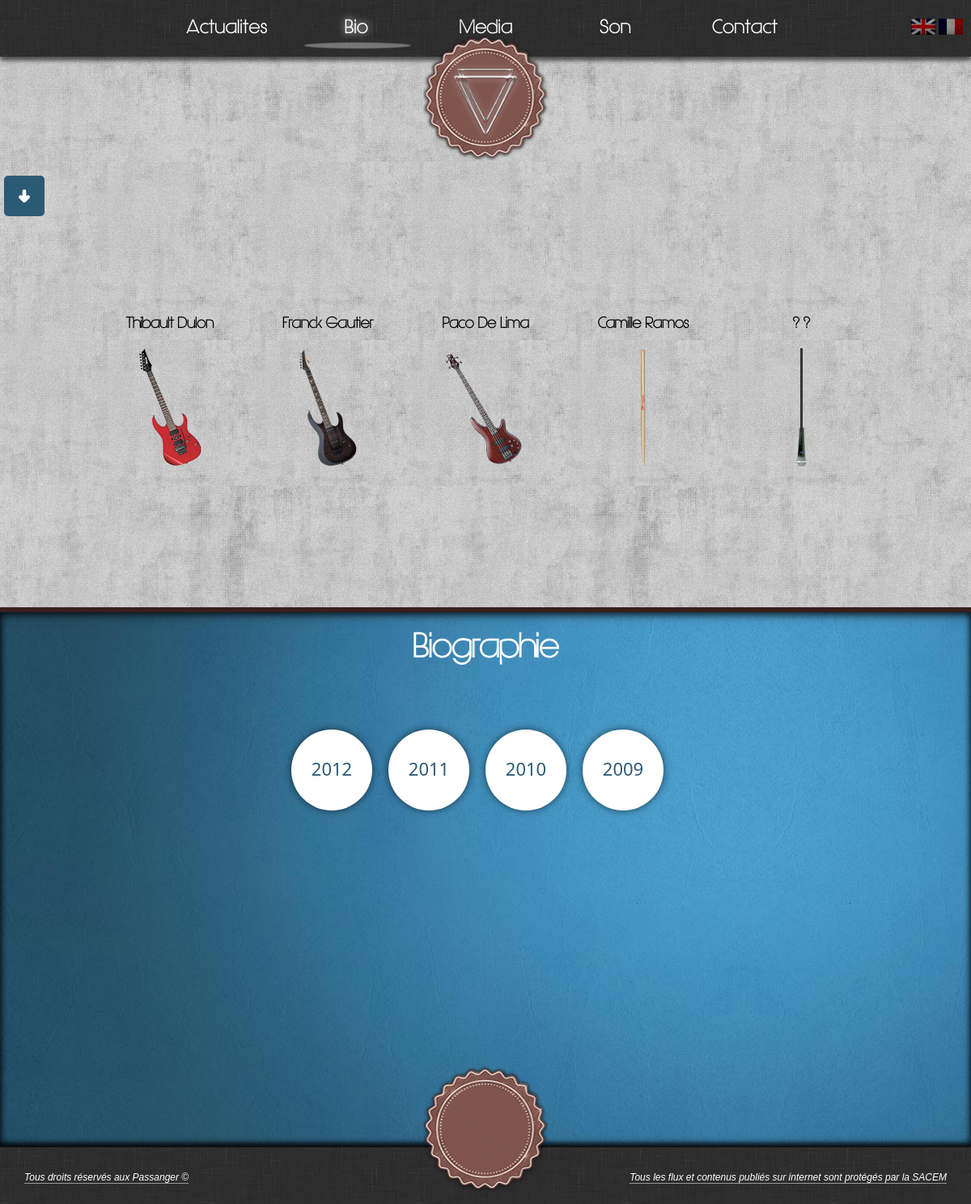
Page /fr-bio on the earlier database version.
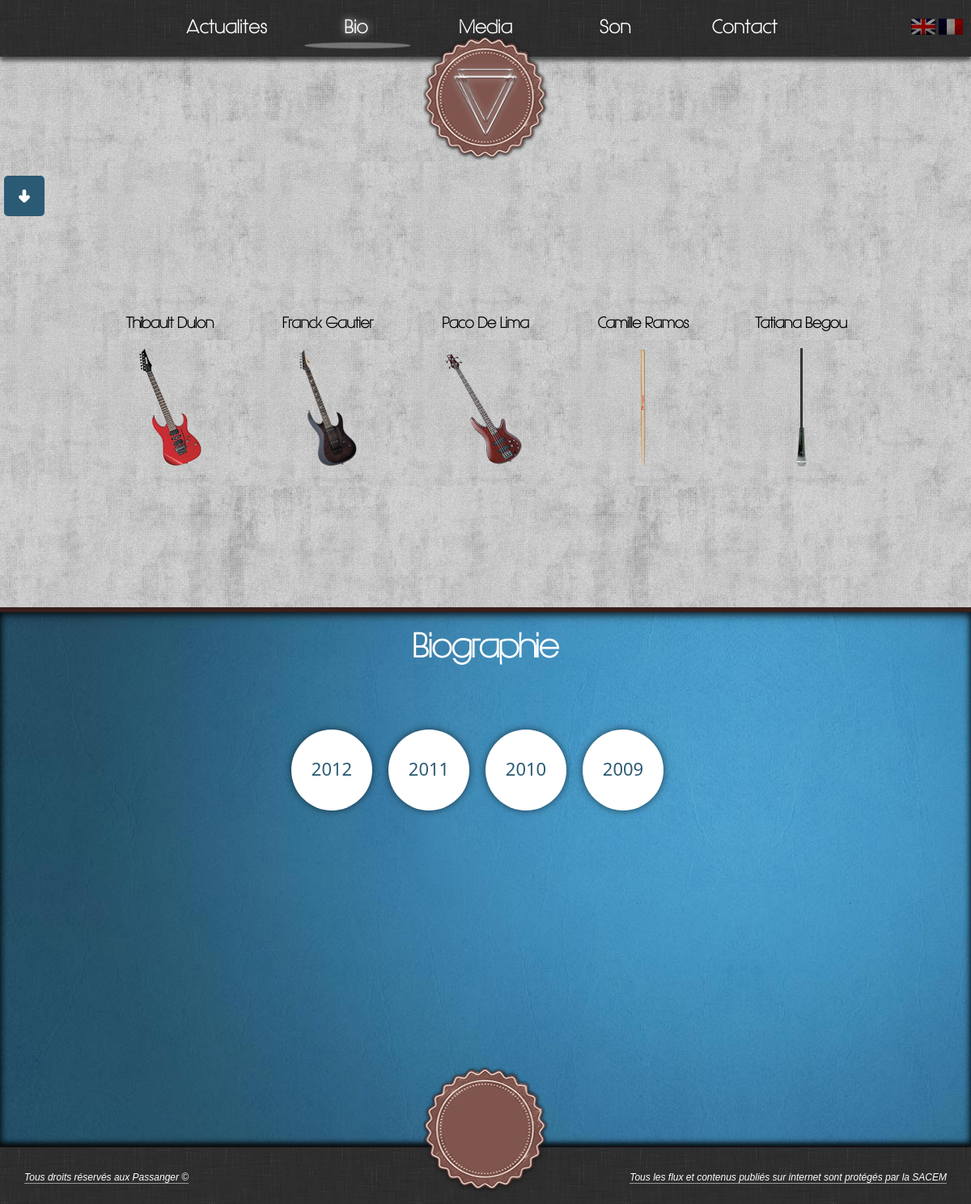
Same page on the later database version.
### tables this page shows
CREATE TABLE IF NOT EXISTS `links` (
  `idLinks` smallint(5) unsigned NOT NULL AUTO_INCREMENT,
  `text` varchar(200) NOT NULL,
  `href` mediumtext NOT NULL,
  `lang` varchar(2) NOT NULL,
  PRIMARY KEY (`idLinks`)
);

CREATE TABLE IF NOT EXISTS `members` (
  `idMembers` smallint(5) unsigned NOT NULL AUTO_INCREMENT,
  `nom_table` varchar(255) NOT NULL,
  `name` varchar(100) NOT NULL,
  `firstname` varchar(100) NOT NULL,
  `surname` varchar(250) NOT NULL,
  `picture` text NOT NULL,
  `birthday` varchar(80) NOT NULL,
  `instrument` varchar(80) NOT NULL,
  `influences` text NOT NULL,
  `short_desc` text NOT NULL,
  `lang` varchar(2) NOT NULL,
  PRIMARY KEY (`idMembers`)
);

CREATE TABLE IF NOT EXISTS `bio` (
  `idPeriod` smallint(5) NOT NULL AUTO_INCREMENT,
  `year` int(4) NOT NULL,
  `description` text NOT NULL,
  `lang` varchar(2) NOT NULL DEFAULT 'fr',
  PRIMARY KEY (`idPeriod`)
);

### class/Session.php (called while the page is built, shortened)
<?php
class Session{
    public function __construct($sessionName = 'anonyme',$cookieParams = array(), $timeout = 3600){
        $this->sessionName = (string) $sessionName;
        $this->cookieParams = array_merge(
			session_get_cookie_params(),
			$cookieParams
        );
    }
    public function write($key, $value){
        return $this;
    }
    public function read($key, $default = NULL){
        return (isset($_SESSION[$key]))? $_SESSION[$key] : $default;
    }
}

### bootstrap.php (called while the page is built, shortened)
<?php
    require_once 'class/Session.php';
    $session = new Session();

### class/Links.php (called while the page is built)
<?php
class Links{
    private $pdo = null;
    private $lang = null;
    public function __construct($pdo, $lang){
        $this->pdo = $pdo;
        $this->lang = $lang;
    }
    public function getAllLinks(){
        $request = "SELECT idLinks, text, href
			FROM links
			WHERE lang='".$this->lang."'";
		$links_array = array();
        try{
            $result = $this->pdo->query($request);
            while($ligne = $result->fetch(PDO::FETCH_ASSOC)){
                    $links_array[$ligne['idLinks']] = $ligne;
            }
            return $links_array;
        }catch(PDOException $e){
            print $e->getMessage();
        }
        return array();
    }
}

### class/Members.php (called while the page is built, shortened)
<?php
class Members{
    private $pdo = null;
    private $lang = null;
    public function __construct($pdo, $lang){
        $this->pdo = $pdo;
        $this->lang = $lang;
    }
    public function getAllMembers(){
        $request = "SELECT *
			FROM members
			WHERE lang='".$this->lang."'";
        $members_array = array();
        try{
            $result = $this->pdo->query($request);
            while($ligne = $result->fetch(PDO::FETCH_ASSOC)){
                    $members_array[$ligne['idMembers']] = $ligne;
            }
            return $members_array;
        }catch(PDOException $e){
            print $e->getMessage();
        }
        return array();
    }
}

### class/Bio.php (called while the page is built, shortened)
<?php
class Bio{
    private $pdo = null;
    private $lang = null;
    public function __construct($pdo, $lang){
        $this->pdo = $pdo;
        $this->lang = $lang;
    }
    public function getAllBio(){
        $request = "SELECT idPeriod, year, description , lang
			FROM bio
			WHERE lang='".$this->lang."'
			ORDER BY year DESC";
        $bio_array = array();
        try {
            $result = $this->pdo->query($request);
            while($ligne = $result->fetch(PDO::FETCH_ASSOC)){
				$bio_array[$ligne['idPeriod']] = $ligne;
            }
            return $bio_array;
        } catch(PDOException $e) {
            print $e->getMessage();
        }
        return array();
    }
}

### bio.php (the view, shortened to what this page needs)
<?php
require_once 'class/Members.php';
require_once 'class/Bio.php';
$members = new Members($pdo, $session->read('langue'));
$bio = new Bio($pdo, $session->read('langue'));
$membersInformation = $members->getAllMembers();
$bioInformation = $bio->getAllBio();
?>
<div id="conteneur">
    <div id="switch_bio">
	<div id="switch" class="bottom">
	</div>
    </div>
    <div id="members_container">
	<?php
	$cpt = 0;
	foreach ($membersInformation as $this_member) {
	    ?>
    	<div id="<?php echo $this_member['name'] . '_' . $this_member['idMembers']; ?>" class="member_container">
    	    <div class="haut_member">
    		<h2 class="name_member">
			<?php
			echo $this_member['firstname'] . ' ' . $this_member['name'];
			?>
    		</h2>
    	    </div>
    	    <div class="bas_member">
    		<div class="anim-guitare-<?php echo $cpt; ?>">
			<?php
			if ($cpt == 0) {
			    ?>
			    <img style="margin-top: 10px;" src="public/media/image/rg1570.png" alt="guitare ibanez rg 1570 de thibault" />
			    <?php
			} else if ($cpt == 1) {
			    ?>
			    <img style="margin-top: 10px;" src="public/media/image/lag.png" alt="guitare lag de franck" />
			    <?php
			} else if ($cpt == 2) {
			    ?>
			    <img style="margin-top: 10px;" src="public/media/image/sr.png" alt="bass ibanez de paco" />
			    <?php
			} else if ($cpt == 3) {
			    ?>
			    <img style="margin-top: 10px;" src="public/media/image/baguette.png" alt="baguettes de batterie de camille" />
			    <?php
			} else if ($cpt == 4) {
			    ?>
			    <img style="margin-top: 10px;" src="public/media/image/micro.png" alt="micro shure de Tatiana" />
			    <?php
			}
			?>
    		</div>
    	    </div>
    	    <div class="member_desc">
    	    </div>
    	</div>
	    <?php
	    $cpt++;
	}
	?>
    </div>
</div>
<div id="bio_gen">
    <h1 class="big_title">
	Biographie
    </h1>
    <div class="bubble_container">
	<?php
	foreach ($bioInformation as $thisBio) {
	    ?>
    	<div class="bubble_period" year="<?php echo $thisBio['year'] ?>">
		<?php
		echo $thisBio["year"];
		?>
    	</div>
	    <?php
	}
	?>
    </div>
</div>

### index.php (shortened to what this page needs)
<?php
	require_once 'bootstrap.php';
	require_once 'class/Header.php';
?>
<!DOCTYPE HTML>
<html>
    <head>
        <?php
            include("page/meta.phtml");
        ?>
    </head>
    <body>
	<div id="global">
	    <div id="corps">
		<?php
		    include("page/header.phtml");
		    include($page.".php");
		?>
	    </div>
	    <?php
		include("page/footer.phtml");
	    ?>
	</div>
    </body>
</html>

### page/meta.phtml (shortened to what this page needs)
<link rel="stylesheet" href="public/css/style.css" media="screen" type="text/css">
<link rel="stylesheet" href="public/css/animation.css" media="screen" type="text/css">
<link rel="stylesheet" type="text/css" href="public/css/common.css" />
<link rel="stylesheet" type="text/css" href="public/css/style_social.css" />
<link rel="stylesheet" type="text/css" href="public/css/style_slider.css" />
<link rel="stylesheet" type="text/css" href="public/css/elastislide.css" />
<link rel="stylesheet" type="text/css" href="public/css/responsiv.css" />

### page/header.phtml
<?php
	require_once 'class/Links.php';
	$links = new Links($pdo,$session->read('langue'));
	$linksInformation = $links->getAllLinks();
    $tag_langue = isset($_SESSION['langue'])?$_SESSION['langue']:'fr';
	$actual_url = ($_SERVER['REQUEST_URI'] == '/'?'/'.$tag_langue.'-home':$_SERVER['REQUEST_URI']);
?>
<header>
<div id="header_block">
	<div id="language">
		<a href="set_language.php?lang=en" title="English Version">
			<img src="public/media/image/flag_en.png" alt="Traduire en anglais"/>
		</a>
		<a href="set_language.php?lang=fr" title="Version Française">
			<img src="public/media/image/flag_fr.png" alt="Traduire en français"/>
		</a>
	</div>
	<div id="header">
		<ul>
		<?php
			foreach($linksInformation as $this_link_information){
				$id_css_array = explode('.',$this_link_information['href']);
				$id_css = reset($id_css_array);
				$url_tab = '/'.$tag_langue.'-'.$this_link_information['href'];
				if($this_link_information['href'] != 'home'){
					echo '
		<li '.(($actual_url == $url_tab)?'class="selected menu"':'class="menu"').' id="'.$id_css.'">
			<a href="'.$tag_langue.'-'.$this_link_information['href'].'#content-starting">'.
				$this_link_information['text'].'
			</a>
		</li>';
				}
			}
		?>
		</ul>
		<div id="box">
			<div id="rectangle">
			</div>
		</div>
	</div>
	<div id="logo">
		<a href="<?php echo $tag_langue; ?>-home">
		</a>
	</div>
</div>
</header>

### page/footer.phtml (shortened to what this page needs)
<footer>
<div id="footer_block">
	<div id="footer">
		<p class="foot_left">
			<?php echo COPYRIGHT;?>
		</p>
		<p class="foot_right">
			<?php echo SACEM; ?>
		</p>
	</div>
	<div id="copyright">
	</div>
</div>
</footer>

### public/css/animation.css (style rules this page uses)
.anim-guitare-1, .anim-guitare-0 { -webkit-animation-name: rotateInstru; -webkit-animation-duration: 4s; -webkit-animation-iteration-count: infinite; -moz-animation-name: rotateInstru; -moz-animation-duration: 4s; -moz-animation-iteration-count: infinite; -o-animation-name: rotateInstru; -o-animation-duration: 4s; -o-animation-iteration-count: infinite; animation-name: rotateInstru; animation-duration: 4s; animation-iteration-count: infinite; }
.anim-guitare-2 { -webkit-animation-name: rotateBass; -webkit-animation-duration: 4s; -webkit-animation-iteration-count: infinite; -moz-animation-name: rotateBass; -moz-animation-duration: 4s; -moz-animation-iteration-count: infinite; -o-animation-name: rotateBass; -o-animation-duration: 4s; -o-animation-iteration-count: infinite; animation-name: rotateBass; animation-duration: 4s; animation-iteration-count: infinite; }
.anim-guitare-4 { -webkit-animation-name: rotateMicro; -webkit-animation-duration: 4s; -webkit-animation-iteration-count: infinite; -moz-animation-name: rotateMicro; -moz-animation-duration: 4s; -moz-animation-iteration-count: infinite; -o-animation-name: rotateMicro; -o-animation-duration: 4s; -o-animation-iteration-count: infinite; animation-name: rotateMicro; animation-duration: 4s; animation-iteration-count: infinite; }
.anim-guitare-3 { -webkit-animation-name: rotateBaguette; -webkit-animation-duration: 4s; -webkit-animation-iteration-count: infinite; -moz-animation-name: rotateBaguette; -moz-animation-duration: 4s; -moz-animation-iteration-count: infinite; -o-animation-name: rotateBaguette; -o-animation-duration: 4s; -o-animation-iteration-count: infinite; animation-name: rotateBaguette; animation-duration: 4s; animation-iteration-count: infinite; }

Differences in the rows shown:
changed members: firstname "?" → "Tatiana"; name "?" → "Begou"
